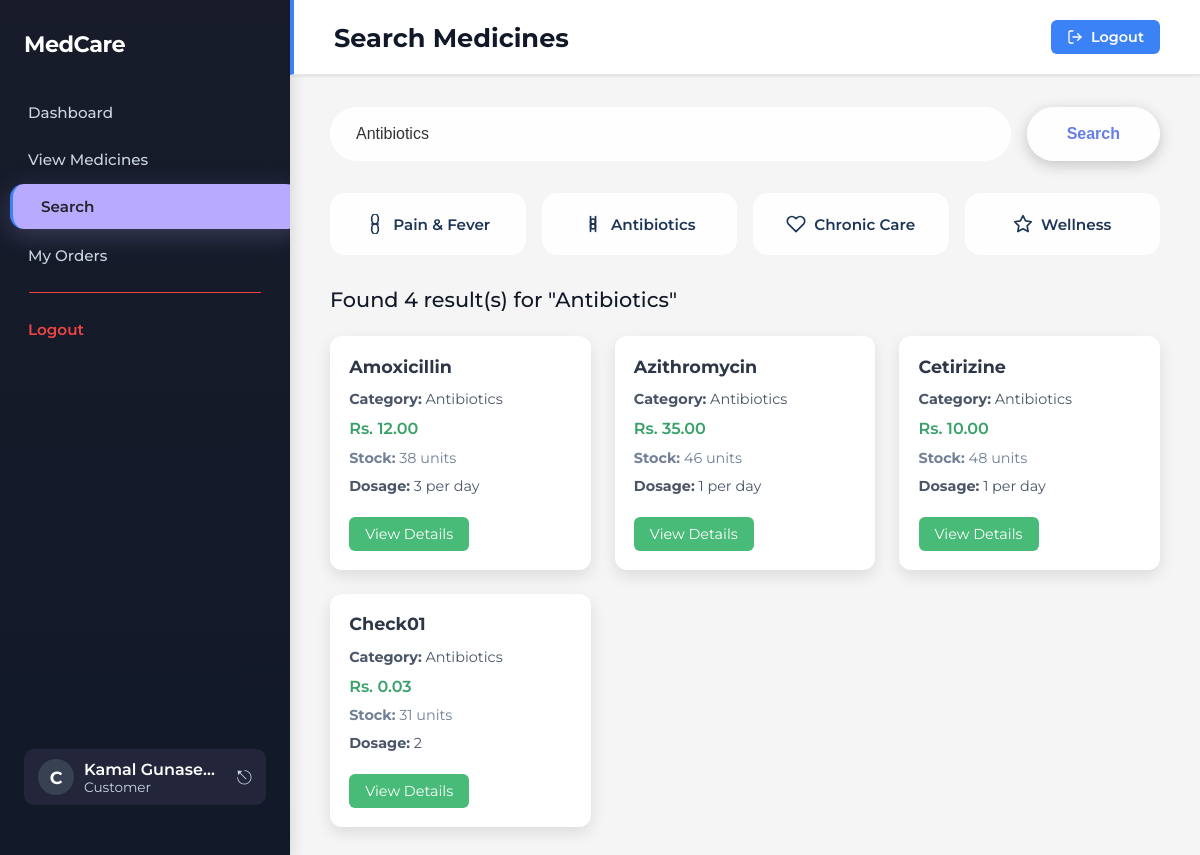
The app's page /search_medicine.php?query=Antibiotics (signed in) with its own data.
### tables this page shows
CREATE TABLE IF NOT EXISTS `medicine` (
  `MEDICINE_ID` varchar(10) NOT NULL,
  `NAME` char(50) NOT NULL,
  `CATEGORY` enum('Pain and Fever','Antibiotics','Chronic Care','General Wellness') NOT NULL,
  `Price` float NOT NULL,
  `STOCK_QUANTITY` int NOT NULL,
  `DOSAGE` char(50) NOT NULL,
  `EXP_DURATION` char(50) NOT NULL,
  PRIMARY KEY (`MEDICINE_ID`)
);

### public/search_medicine.php (the view, shortened to what this page needs)
<?php
require_once '../config/db_connect.php';
$f_name = $_SESSION['f_name'] ?? 'Customer';
$l_name = $_SESSION['l_name'] ?? '';
$search_query = '';
$results = null;
if (isset($_GET['query']) && !empty($_GET['query'])) {
    $search_query = trim($_GET['query']);
    $sql = "SELECT * FROM medicine
            WHERE (NAME LIKE ? OR CATEGORY LIKE ?)
            AND STOCK_QUANTITY > 0
            ORDER BY NAME ASC";
    $stmt = $conn->prepare($sql);
    $search_param = '%' . $search_query . '%';
    $stmt->bind_param("ss", $search_param, $search_param);
    $stmt->execute();
    $results = $stmt->get_result();
}
?>
<!DOCTYPE html>
<html lang="en">
<head>
    <link rel="stylesheet" href="../css/dashboard.css">
</head>
<body>
<div class="sidebar" style="background: linear-gradient(180deg, #181c2a 0%, #111827 100%); color: #fff; min-width: 290px; width: 290px; display: flex; flex-direction: column; align-items: stretch; justify-content: space-between; height: 100vh; position: fixed; left: 0; top: 0; box-shadow: 4px 0 12px rgba(0,0,0,0.10); overflow: hidden;">
    <div>
        <div class="sidebar-logo" style="padding: 0 24px; margin-bottom: 32px; font-size: 1.4rem; font-weight: 700; letter-spacing: -0.5px; color: #fff;">MedCare</div>
        <nav class="sidebar-nav" style="display: flex; flex-direction: column; gap: 2px;">
            <a href="dashboard_customer.php" style="display: flex; align-items: center; gap: 12px; padding: 13px 28px; border-radius: 12px; color: #cbd5e1; font-weight: 500;">Dashboard</a>
            <a href="view_medicines.php" style="display: flex; align-items: center; gap: 12px; padding: 13px 28px; border-radius: 12px; color: #cbd5e1; font-weight: 500;">View Medicines</a>
            <a href="search_medicine.php" class="active" style="display: flex; align-items: center; gap: 12px; padding: 13px 28px; border-radius: 14px; background: #b7aaff; color: #23232a; font-weight: 600; margin-bottom: 2px; margin-left: 10px; margin-right: -8px; box-shadow: 0 6px 24px 0 rgba(183,170,255,0.25), 0 1.5px 8px 0 rgba(0,0,0,0.10); position: relative; z-index: 2;">Search</a>
            <a href="my_order.php" style="display: flex; align-items: center; gap: 12px; padding: 13px 28px; border-radius: 12px; color: #cbd5e1; font-weight: 500;">My Orders</a>
            <div style="height:1px; background:#ef4444; width:80%; margin:12px auto; border-radius:1px;"></div>
            <a href="logout.php" style="display: flex; align-items: center; gap: 12px; padding: 13px 28px; border-radius: 12px; color: #ef4444; font-weight: 600;">Logout</a>
        </nav>
    </div>
    <div style="padding: 0 24px 24px 24px;">
        <div style="display: flex; align-items: center; gap: 10px; background: #23263a; border-radius: 10px; padding: 10px 14px;">
            <div style="width: 36px; height: 36px; border-radius: 50%; background: #374151; display: flex; align-items: center; justify-content: center; font-size: 1.1em; font-weight: 700; color: #fff;">C</div>
            <div style="flex:1; min-width:0;">
                <div style="font-size: 1em; font-weight: 600; color: #fff; white-space:nowrap; overflow:hidden; text-overflow:ellipsis;"><?php echo htmlspecialchars($f_name . ' ' . $l_name); ?></div>
                <div style="font-size: 0.85em; color: #cbd5e1;">Customer</div>
            </div>
            <a href="logout.php" style="color: #cbd5e1; font-size: 1.2em; text-decoration: none; margin-left: 8px;">⎋</a>
        </div>
    </div>
</div>
<div class="main-content">
    <div class="header-bar">
        <h1>Search Medicines</h1>
        <a href="logout.php" style="display: flex; align-items: center; gap: 8px; color: white; background: #3B82F6; text-decoration: none; font-weight: 600; padding: 8px 16px; border-radius: 6px; transition: all 0.3s; font-size: 0.9rem;" onmouseover="this.style.background='#2563EB';" onmouseout="this.style.background='#3B82F6';">
            <svg width="16" height="16" viewBox="0 0 24 24" fill="none" stroke="currentColor" stroke-width="2" stroke-linecap="round" stroke-linejoin="round">
                <path d="M9 21H5a2 2 0 0 1-2-2V5a2 2 0 0 1 2-2h4"></path>
                <polyline points="16 17 21 12 16 7"></polyline>
                <line x1="21" y1="12" x2="9" y2="12"></line>
            </svg>
            Logout
        </a>
    </div>
    <div class="content">
        <div class="search-container">
            <form method="GET" action="search_medicine.php">
                <div class="search-input-group">
                    <input
                        type="text"
                        name="query"
                        placeholder="Search by medicine name or category..."
                        value="<?php echo htmlspecialchars($search_query); ?>"
                        required
                    >
                    <button type="submit">Search</button>
                </div>
            </form>
            <div class="filter-buttons">
                <a href="search_medicine.php?query=Pain and Fever" class="filter-btn">
                    <svg width="20" height="20" viewBox="0 0 24 24" fill="none" stroke="currentColor" stroke-width="2" stroke-linecap="round" stroke-linejoin="round">
                        <ellipse cx="12" cy="6" rx="4" ry="6"></ellipse>
                        <ellipse cx="12" cy="18" rx="4" ry="6"></ellipse>
                        <line x1="16" y1="12" x2="8" y2="12"></line>
                    </svg>
                    Pain & Fever
                </a>
                <a href="search_medicine.php?query=Antibiotics" class="filter-btn">
                    <svg width="20" height="20" viewBox="0 0 24 24" fill="none" stroke="currentColor" stroke-width="2" stroke-linecap="round" stroke-linejoin="round">
                        <path d="M9 3v18"></path>
                        <path d="M15 3v18"></path>
                        <circle cx="12" cy="9" r="3"></circle>
                        <circle cx="12" cy="15" r="3"></circle>
                    </svg>
                    Antibiotics
                </a>
                <a href="search_medicine.php?query=Chronic Care" class="filter-btn">
                    <svg width="20" height="20" viewBox="0 0 24 24" fill="none" stroke="currentColor" stroke-width="2" stroke-linecap="round" stroke-linejoin="round">
                        <path d="M20.84 4.61a5.5 5.5 0 0 0-7.78 0L12 5.67l-1.06-1.06a5.5 5.5 0 0 0-7.78 7.78l1.06 1.06L12 21.23l7.78-7.78 1.06-1.06a5.5 5.5 0 0 0 0-7.78z"></path>
                    </svg>
                    Chronic Care
                </a>
                <a href="search_medicine.php?query=General wellness" class="filter-btn">
                    <svg width="20" height="20" viewBox="0 0 24 24" fill="none" stroke="currentColor" stroke-width="2" stroke-linecap="round" stroke-linejoin="round">
                        <polygon points="12 2 15.09 8.26 22 9.27 17 14.14 18.18 21.02 12 17.77 5.82 21.02 7 14.14 2 9.27 8.91 8.26 12 2"></polygon>
                    </svg>
                    Wellness
                </a>
            </div>
        </div>
        <?php if ($results !== null): ?>
            <div class="results-section">
                <div class="results-header">
                    <h3>
                        <?php
                        if ($results->num_rows > 0) {
                            echo "Found " . $results->num_rows . " result(s) for \"" . htmlspecialchars($search_query) . "\"";
                        } else {
                            echo "No results found for \"" . htmlspecialchars($search_query) . "\"";
                        }
                        ?>
                    </h3>
                </div>
            <?php if ($results->num_rows > 0): ?>
                <div class="medicines-grid">
                    <?php while($medicine = $results->fetch_assoc()): ?>
                        <div class="medicine-card">
                            <h3><?php echo htmlspecialchars($medicine['NAME']); ?></h3>
                            <div class="medicine-category">
                                <strong>Category:</strong> <?php echo htmlspecialchars($medicine['CATEGORY']); ?>
                            </div>
                            <div class="medicine-price">
                                Rs. <?php echo number_format($medicine['Price'], 2); ?>
                            </div>
                            <div class="medicine-stock">
                                <strong>Stock:</strong> <?php echo $medicine['STOCK_QUANTITY']; ?> units
                            </div>
                            <div class="medicine-dosage">
                                <strong>Dosage:</strong> <?php echo htmlspecialchars($medicine['DOSAGE']); ?>
                            </div>
                            <a href="medicine_details.php?id=<?php echo urlencode($medicine['MEDICINE_ID']); ?>" class="view-btn">
                                View Details
                            </a>
                        </div>
                    <?php endwhile; ?>
                </div>
            <?php endif; ?>
        </div>
    <?php endif; ?>
    </div>
</div>
</body>
</html>

### css/dashboard.css (style rules this page uses)
* { margin: 0; padding: 0; box-sizing: border-box; }
body { font-family: 'Montserrat', sans-serif; background: #f5f5f5; display: flex; height: 100vh; }
.sidebar { width: 240px; background: linear-gradient(180deg, #1F2937 0%, #111827 100%); color: white; padding: 30px 0px; position: fixed; height: 100vh; overflow-y: hidden; box-shadow: 4px 0 12px rgba(0,0,0,0.1); }
.sidebar-logo { padding: 10px 24px; margin-bottom: 32px; font-size: 1.4rem; font-weight: 700; letter-spacing: -0.5px; }
.sidebar-nav { display: flex; flex-direction: column; }
.sidebar-nav a, .sidebar-nav button { display: flex; align-items: center; padding: 12px 24px; text-decoration: none; color: #9CA3AF; font-size: 0.95rem; font-weight: 500; transition: all 0.2s; border: none; background: none; cursor: pointer; width: 100%; text-align: left; }
.sidebar-nav a.active { background: rgba(59,130,246,0.1); color: #3B82F6; border-left: 3px solid #3B82F6; padding-left: 21px; }
.main-content { margin-left: 240px; flex: 1; display: flex; flex-direction: column; }
.header-bar { background: #e8f0fe; padding: 24px; border-radius: 0px; box-shadow: 0 1px 3px rgba(0,0,0,0.1); border-left: 4px solid #3B82F6; text-align: center; position: relative; transition: background 0.2s; }
.header-bar h1 { color: #111827; }
.content { flex: 1; overflow-y: auto; padding: 32px 40px; }
.filter-btn { padding: 8px 14px; background: white; border: 1px solid #d1d5db; border-radius: 6px; font-size: 0.9rem; cursor: pointer; transition: 0.2s; display: flex; align-items: center; gap: 6px; }

### public/search_medicine.php (style rules this page uses)
* { margin: 0; padding: 0; box-sizing: border-box; }
body { font-family: 'Montserrat', sans-serif; background: #f5f5f5; display: flex; height: 100vh; }
.main-content { margin-left: 290px; flex: 1; display: flex; flex-direction: column; }
.header-bar { background: white; padding: 20px 40px; display: flex; justify-content: space-between; align-items: center; box-shadow: 0 1px 3px rgba(0,0,0,0.1); border-bottom: 1px solid #e5e7eb; }
.header-bar h1 { color: #111827; font-size: 1.6rem; font-weight: 700; margin: 0; }
.content { flex: 1; overflow-y: auto; padding: 32px 40px; display: flex; flex-direction: column; }
.search-container { max-width: 100%; margin: 0 0 2rem 0; padding: 0; }
.search-input-group { display: flex; gap: 1rem; margin-bottom: 2rem; }
.search-input-group input { flex: 1; padding: 1rem 1.5rem; border-radius: 50px; border: 2px solid rgba(255, 255, 255, 0.3); font-size: 1rem; background: rgba(255, 255, 255, 0.9); color: #333; transition: all 0.3s; backdrop-filter: blur(10px); }
.search-input-group input::placeholder { color: rgba(100, 100, 100, 0.6); }
.search-input-group button { padding: 1rem 2.5rem; background: rgba(255, 255, 255, 0.95); color: #667eea; border: none; border-radius: 50px; cursor: pointer; font-size: 1rem; font-weight: 600; transition: all 0.3s; box-shadow: 0 4px 15px rgba(0, 0, 0, 0.2); }
.filter-buttons { display: grid; grid-template-columns: repeat(4, 1fr); gap: 1rem; }
.filter-btn { display: flex; align-items: center; justify-content: center; gap: 8px; padding: 1.2rem 1.5rem; background: rgba(255, 255, 255, 0.85); color: #1d3557; border-radius: 15px; text-decoration: none; font-size: 0.95rem; font-weight: 600; transition: all 0.3s; border: 2px solid rgba(255, 255, 255, 0.3); text-align: center; min-height: 60px; backdrop-filter: blur(10px); }
.filter-btn svg { stroke: #1d3557; flex-shrink: 0; }
.results-section { margin-top: 0; }
.results-header { margin-bottom: 1.5rem; }
.results-header h3 { color: #111827; font-size: 1.3rem; font-weight: 500; }
.medicines-grid { display: grid; grid-template-columns: repeat(auto-fill, minmax(250px, 1fr)); gap: 1.5rem; }
.medicine-card { background: white; padding: 1.2rem; border-radius: 12px; box-shadow: 0 6px 15px rgba(0, 0, 0, 0.1); transition: transform 0.2s, box-shadow 0.2s; }
.medicine-card h3 { margin-bottom: 0.8rem; color: #2d3748; font-size: 1.1rem; }
.medicine-category, .medicine-price, .medicine-stock, .medicine-dosage { margin: 0.4rem 0; color: #4a5568; font-size: 0.9rem; line-height: 1.5; }
.medicine-price { color: #38a169; font-weight: 600; font-size: 1rem; }
.medicine-stock { color: #718096; }
.view-btn { display: inline-block; margin-top: 0.8rem; padding: 0.5rem 1rem; background: #48bb78; color: white; border-radius: 6px; text-decoration: none; font-size: 0.9rem; transition: background 0.2s; }

### records on screen
medicine: NAME "Amoxicillin", CATEGORY "Antibiotics", Price "12.00", STOCK_QUANTITY "38", DOSAGE "3 per day"
medicine: NAME "Azithromycin", CATEGORY "Antibiotics", Price "35.00", STOCK_QUANTITY "46", DOSAGE "1 per day"
medicine: NAME "Cetirizine", CATEGORY "Antibiotics", Price "10.00", STOCK_QUANTITY "48", DOSAGE "1 per day"
medicine: NAME "Check01", CATEGORY "Antibiotics", Price "0.03", STOCK_QUANTITY "31", DOSAGE "2"

### other values on screen
$f_name . ' ' . $l_name "Kamal Gunase…"
$results->num_rows "4"
$search_query "Antibiotics"
